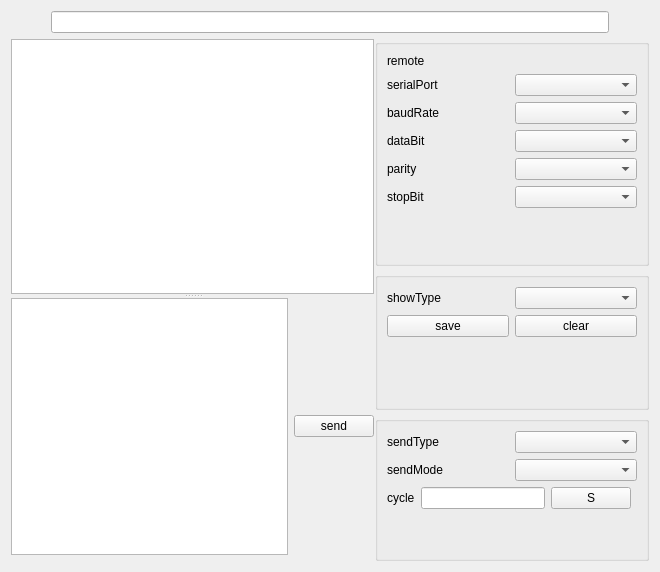
<?xml version="1.0" encoding="UTF-8"?>
<ui version="4.0">
 <class>serialWindow</class>
 <widget class="QWidget" name="serialWindow">
  <property name="geometry">
   <rect>
    <x>0</x>
    <y>0</y>
    <width>660</width>
    <height>572</height>
   </rect>
  </property>
  <property name="windowTitle">
   <string>serialwindow</string>
  </property>
  <layout class="QVBoxLayout" name="verticalLayout_5">
   <item>
    <layout class="QHBoxLayout" name="horizontalLayout_top" stretch="0,1,0">
     <item>
      <spacer name="horizontalSpacer">
       <property name="orientation">
        <enum>Qt::Horizontal</enum>
       </property>
       <property name="sizeHint" stdset="0">
        <size>
         <width>40</width>
         <height>20</height>
        </size>
       </property>
      </spacer>
     </item>
     <item>
      <widget class="ElaLineEdit" name="lineEdit_url"/>
     </item>
     <item>
      <spacer name="horizontalSpacer_2">
       <property name="orientation">
        <enum>Qt::Horizontal</enum>
       </property>
       <property name="sizeHint" stdset="0">
        <size>
         <width>40</width>
         <height>20</height>
        </size>
       </property>
      </spacer>
     </item>
    </layout>
   </item>
   <item>
    <widget class="QSplitter" name="splitter_main">
     <property name="styleSheet">
      <string notr="true">#splitter_main::handle {
    background: transparent;
    width: 1px;  /* 水平分割条 */
    height: 1px; /* 垂直分割条 */
}</string>
     </property>
     <property name="orientation">
      <enum>Qt::Horizontal</enum>
     </property>
     <widget class="QSplitter" name="splitter_data">
      <property name="orientation">
       <enum>Qt::Vertical</enum>
      </property>
      <widget class="outTextEdit" name="plainTextEdit_out"/>
      <widget class="QWidget" name="layoutWidget">
       <layout class="QVBoxLayout" name="verticalLayout_4">
        <item>
         <layout class="QHBoxLayout" name="horizontalLayout">
          <item>
           <widget class="ElaPlainTextEdit" name="plainTextEdit_in"/>
          </item>
          <item>
           <widget class="ElaPushButton" name="pushButton_send">
            <property name="text">
             <string>send</string>
            </property>
           </widget>
          </item>
         </layout>
        </item>
        <item>
         <widget class="cmdWidget" name="cmdwidget" native="true"/>
        </item>
       </layout>
      </widget>
     </widget>
     <widget class="QWidget" name="layoutWidget">
      <layout class="QVBoxLayout" name="verticalLayout_right">
       <item>
        <widget class="QGroupBox" name="groupBox_port">
         <layout class="QVBoxLayout" name="verticalLayout_2">
          <item>
           <layout class="QHBoxLayout" name="horizontalLayout_10">
            <item>
             <widget class="ElaText" name="label_url">
              <property name="layoutDirection">
               <enum>Qt::LeftToRight</enum>
              </property>
              <property name="text">
               <string>remote</string>
              </property>
              <property name="alignment">
               <set>Qt::AlignLeading|Qt::AlignLeft|Qt::AlignVCenter</set>
              </property>
             </widget>
            </item>
            <item>
             <widget class="ElaToggleSwitch" name="toggleswitch_url" native="true"/>
            </item>
           </layout>
          </item>
          <item>
           <layout class="QHBoxLayout" name="horizontalLayout_0">
            <item>
             <widget class="ElaText" name="label_port">
              <property name="text">
               <string>serialPort</string>
              </property>
             </widget>
            </item>
            <item>
             <widget class="ElaComboBox" name="comboBox_port"/>
            </item>
           </layout>
          </item>
          <item>
           <layout class="QHBoxLayout" name="horizontalLayout_1">
            <item>
             <widget class="ElaText" name="label_baud">
              <property name="text">
               <string>baudRate</string>
              </property>
             </widget>
            </item>
            <item>
             <widget class="ElaComboBox" name="comboBox_baud"/>
            </item>
           </layout>
          </item>
          <item>
           <layout class="QHBoxLayout" name="horizontalLayout_2">
            <item>
             <widget class="ElaText" name="label_databit">
              <property name="text">
               <string>dataBit</string>
              </property>
             </widget>
            </item>
            <item>
             <widget class="ElaComboBox" name="comboBox_databit"/>
            </item>
           </layout>
          </item>
          <item>
           <layout class="QHBoxLayout" name="horizontalLayout_3">
            <item>
             <widget class="ElaText" name="label_parity">
              <property name="text">
               <string>parity</string>
              </property>
             </widget>
            </item>
            <item>
             <widget class="ElaComboBox" name="comboBox_parity"/>
            </item>
           </layout>
          </item>
          <item>
           <layout class="QHBoxLayout" name="horizontalLayout_4">
            <item>
             <widget class="ElaText" name="label_stopbit">
              <property name="text">
               <string>stopBit</string>
              </property>
             </widget>
            </item>
            <item>
             <widget class="ElaComboBox" name="comboBox_stopbit"/>
            </item>
           </layout>
          </item>
          <item>
           <widget class="ElaToggleButton" name="toggleswitch_open" native="true"/>
          </item>
          <item>
           <spacer name="verticalSpacer_2">
            <property name="orientation">
             <enum>Qt::Vertical</enum>
            </property>
            <property name="sizeHint" stdset="0">
             <size>
              <width>20</width>
              <height>40</height>
             </size>
            </property>
           </spacer>
          </item>
         </layout>
        </widget>
       </item>
       <item>
        <widget class="QGroupBox" name="groupBox_recv">
         <property name="title">
          <string/>
         </property>
         <layout class="QVBoxLayout" name="verticalLayout">
          <item>
           <layout class="QHBoxLayout" name="horizontalLayout_5">
            <item>
             <widget class="ElaText" name="label_show_type">
              <property name="text">
               <string>showType</string>
              </property>
             </widget>
            </item>
            <item>
             <widget class="ElaComboBox" name="comboBox_show_type"/>
            </item>
           </layout>
          </item>
          <item>
           <layout class="QHBoxLayout" name="horizontalLayout_6">
            <item>
             <widget class="ElaPushButton" name="pushButton_save_file">
              <property name="text">
               <string>save</string>
              </property>
             </widget>
            </item>
            <item>
             <widget class="ElaPushButton" name="pushButton_clear">
              <property name="text">
               <string>clear</string>
              </property>
             </widget>
            </item>
           </layout>
          </item>
          <item>
           <spacer name="verticalSpacer_3">
            <property name="orientation">
             <enum>Qt::Vertical</enum>
            </property>
            <property name="sizeHint" stdset="0">
             <size>
              <width>20</width>
              <height>40</height>
             </size>
            </property>
           </spacer>
          </item>
         </layout>
        </widget>
       </item>
       <item>
        <widget class="QGroupBox" name="groupBox_send">
         <property name="title">
          <string/>
         </property>
         <layout class="QVBoxLayout" name="verticalLayout_3">
          <item>
           <layout class="QHBoxLayout" name="horizontalLayout_7">
            <item>
             <widget class="ElaText" name="label_send_type">
              <property name="text">
               <string>sendType</string>
              </property>
             </widget>
            </item>
            <item>
             <widget class="ElaComboBox" name="comboBox_send_type"/>
            </item>
           </layout>
          </item>
          <item>
           <layout class="QHBoxLayout" name="horizontalLayout_8">
            <item>
             <widget class="ElaText" name="label_send_mode">
              <property name="text">
               <string>sendMode</string>
              </property>
             </widget>
            </item>
            <item>
             <widget class="ElaComboBox" name="comboBox_send_mode"/>
            </item>
           </layout>
          </item>
          <item>
           <layout class="QHBoxLayout" name="horizontalLayout_9">
            <item>
             <widget class="ElaText" name="label_auto_mode_cycle">
              <property name="text">
               <string>cycle</string>
              </property>
             </widget>
            </item>
            <item>
             <widget class="ElaLineEdit" name="lineEdit_auto_mode"/>
            </item>
            <item>
             <widget class="ElaPushButton" name="pushButton_auto_mode_sec">
              <property name="text">
               <string>S</string>
              </property>
             </widget>
            </item>
            <item>
             <widget class="ElaToggleSwitch" name="toggleswitch_auto_mode" native="true"/>
            </item>
           </layout>
          </item>
          <item>
           <spacer name="verticalSpacer">
            <property name="orientation">
             <enum>Qt::Vertical</enum>
            </property>
            <property name="sizeHint" stdset="0">
             <size>
              <width>20</width>
              <height>40</height>
             </size>
            </property>
           </spacer>
          </item>
         </layout>
        </widget>
       </item>
      </layout>
     </widget>
    </widget>
   </item>
  </layout>
 </widget>
 <customwidgets>
  <customwidget>
   <class>ElaPlainTextEdit</class>
   <extends>QPlainTextEdit</extends>
   <header location="global">ElaPlainTextEdit.h</header>
  </customwidget>
  <customwidget>
   <class>ElaComboBox</class>
   <extends>QComboBox</extends>
   <header location="global">ElaComboBox.h</header>
  </customwidget>
  <customwidget>
   <class>ElaPushButton</class>
   <extends>QPushButton</extends>
   <header location="global">ElaPushButton.h</header>
  </customwidget>
  <customwidget>
   <class>ElaToggleButton</class>
   <extends>QWidget</extends>
   <header location="global">ElaToggleButton.h</header>
   <container>1</container>
  </customwidget>
  <customwidget>
   <class>outTextEdit</class>
   <extends>QPlainTextEdit</extends>
   <header location="global">outtextedit.h</header>
  </customwidget>
  <customwidget>
   <class>ElaText</class>
   <extends>QLabel</extends>
   <header location="global">ElaText.h</header>
  </customwidget>
  <customwidget>
   <class>cmdWidget</class>
   <extends>QWidget</extends>
   <header location="global">cmdwidget.h</header>
   <container>1</container>
  </customwidget>
  <customwidget>
   <class>ElaToggleSwitch</class>
   <extends>QWidget</extends>
   <header location="global">ElaToggleSwitch.h</header>
   <container>1</container>
  </customwidget>
  <customwidget>
   <class>ElaLineEdit</class>
   <extends>QLineEdit</extends>
   <header location="global">ElaLineEdit.h</header>
  </customwidget>
 </customwidgets>
 <resources/>
 <connections/>
</ui>
